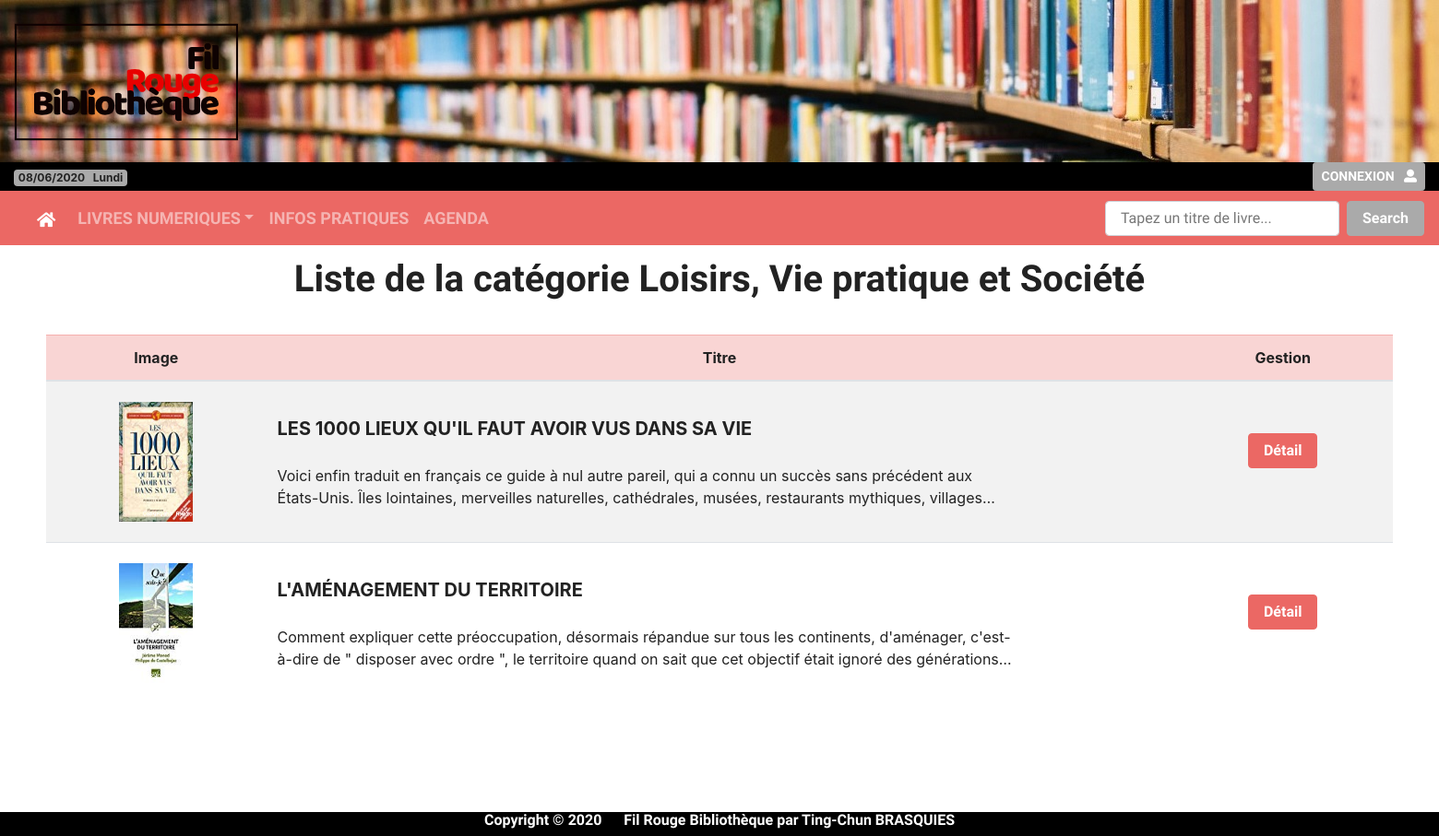
Screenshot of /index.php?entite=book&action=list_books&categ=Loisirs, Vie pratique et Société with the database file from the repository.
### tables this page shows
CREATE TABLE IF NOT EXISTS `books` (
  `idBook` int(11) NOT NULL AUTO_INCREMENT,
  `titre` varchar(255) NOT NULL,
  `isbn` varchar(15) NOT NULL,
  `categ` int(11) NOT NULL,
  `auteur` varchar(155) NOT NULL,
  `editeur` varchar(100) NOT NULL,
  `bookImage` varchar(255) DEFAULT NULL,
  `theme` varchar(255) NOT NULL,
  `traducteur` varchar(50) DEFAULT NULL,
  `year` varchar(4) NOT NULL,
  `format` varchar(255) DEFAULT NULL,
  `langue` varchar(50) NOT NULL DEFAULT 'Français',
  `langue_orig` varchar(50) DEFAULT NULL,
  `resume` text NOT NULL,
  PRIMARY KEY (`idBook`)
);

### App/Controller/BookController.class.php (called while the page is built, shortened)
<?php
class BookController
{
    public function make($action)
    {
        switch ($action) {
            case 'list_books':
                $categ = filter_input(INPUT_GET, 'categ');
                $mod = new BookModel();
                $books = $mod->bookList($categ);
                break;
        }
        include 'App/Vue/template.php';
    }
}

### App/Dao/Dao.class.php (called while the page is built, shortened)
<?php
class Dao {
    private function connexion() {
        try {
            $connect = new PDO('mysql:host=localhost;dbname=filrouge;charset=utf8', 'root', '');
            $connect->setAttribute(PDO::ATTR_ERRMODE, PDO::ERRMODE_EXCEPTION);
        } catch (PDOException $ex) {
            echo 'Échec lors de la connexion : ' . $ex->getMessage();
            die();
        }
        return $connect;
    }
    public function getBookByCateg($cat) {
        $bdd = $this->connexion();
        $stm = $bdd->prepare(self::GET_BOOK);
        $stm->bindParam(':categ', $cat);
        $stm->execute();
        $stm->setFetchMode(PDO::FETCH_CLASS, 'CTC\App\Entities\Book');
        $liste = [];
        while(($book = $stm->fetch()) !== false){
            $liste[] = $book;
        }
        return $liste;
    }
}

### App/Model/BookModel.class.php (called while the page is built, shortened)
<?php
class BookModel {
    public function bookList($categ){
        $bdd= new Dao();
        $list = $bdd->getBookByCateg($categ);
        return $list;
    }
}

### App/Entities/Book.class.php (called while the page is built, shortened)
<?php
class Book {
    private $idBook;
    private $titre;
    private $bookImage;
    private $resume;
    function getIdBook(): int
    {
        return $this->idBook;
    }
    function getTitre(): string
    {
        return $this->titre;
    }
    function getBookImage()
    {
        return $this->bookImage;
    }
    function getResume()
    {
        return $this->resume;
    }
}

### App/Vue/books.php (the view, shortened to what this page needs)
<main>
<?php if(!empty($categ)): ?>
  <h1 style="text-align: center; margin-top:15px;">Liste de la catégorie <?=$categ?> </h1>
<?php elseif(!empty($results)): ?>
  <h1 style="text-align: center;margin-top:15px;">Résutat de recherche</h1>
<?php endif; ?>
<div style="padding:30px; margin:0px 20px;">
<div class="table-responsive" >
<table class="table table-striped">
  <thead>
    <tr class="table-primary">
      <th scope="col" style="text-align: center; width:200px;">Image</th>
      <th scope="col" style="text-align: center; width:800px;">Titre</th>
      <th scope="col" style="text-align: center; width:200px;">Gestion</th>
    </tr>
  </thead>
  <tbody>
  <?php if(!empty(isset($categ))): ?>
    <?php foreach($books as $book): ?>
      <tr >
            <th scope="row" style="text-align:center"><img style="height:150px; width:100px; padding:10px;" src="images/<?=$book->getBookImage()?>"></th>
            <th style="vertical-align:middle;"><span style="font-size:1.25rem;"><?=$book->getTitre()?></span><br><br>
            <div style="width:800px; text-align:left; font-weight:400; overflow: hidden; text-overflow: ellipsis; display: -webkit-box; -webkit-line-clamp: 2; -webkit-box-orient: vertical;"><?=$book->getResume()?></div></th>
            <th style="text-align: center; vertical-align:middle;"><button type="button" class="btn btn-primary" data-toggle="modal" data-target=".bd-example-modal-xl<?=$book->getIdBook()?>">Détail</button>
<br><br>
  </th>
</tr>
<?php endforeach  ?>
    <?php else: ?>
      <span style="font-size:1.25rem; color: red; font-weight: bold;"><?=$message?></span>
<?php endif; ?>
  </tbody>
</table>
</div>
</div>
    <br><br><br>
</main>

### css/biblio.css (style rules this page uses)
* { margin:0px; padding:0px; }
table { width:90%; border:none; border-collapse:collapse; }
.table th, .table td { vertical-align: middle }
* { box-sizing: border-box; }

### rows the page displays
books: bookImage (picture), titre "LES 1000 LIEUX QU'IL FAUT AVOIR VUS DANS SA VIE", resume "Voici enfin traduit en français ce guide à nul autre pareil, qui a connu un succès sans précédent aux États-Unis. Îles lointaines, merveilles naturelles, cathédrales, musées, restaurants mythiques,…"
books: bookImage (picture), titre "L'AMÉNAGEMENT DU TERRITOIRE", resume "Comment expliquer cette préoccupation, désormais répandue sur tous les continents, d'aménager, c'est-à-dire de \" disposer avec ordre \", le territoire quand on sait que cet objectif était ignoré des…"

### other values shown
$categ "Loisirs, Vie pratique et Société"
